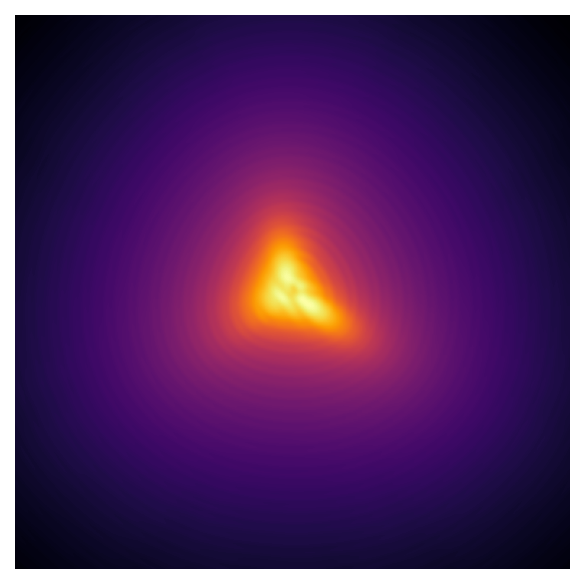

The script that saved this image:
import matplotlib.pyplot as plt
import numpy as np
import lentil

amp = lentil.circle(shape=(256,256), radius=120)
coef = [0, 0, 0, 150e-9, -50e-9, 0, 0, 0, 35e-9]
opd = lentil.zernike_compose(mask=amp, coeffs=coef)
pupil = lentil.Pupil(amplitude=amp, opd=opd, pixelscale=1/240,
                     focal_length=20)
psf = 0
for wl in np.arange(450e-9, 650e-9, 5e-9):
    w0 = lentil.Wavefront(wavelength=wl)
    w1 = w0 * pupil
    w2 = lentil.propagate_dft(w1, shape=(128,128), pixelscale=5e-6, oversample=3)
    psf += w2.intensity

fig, ax = plt.subplots()
ax.imshow(psf, norm='log', cmap='inferno')
ax.axis('off')
fig.savefig('broadband_diffraction.png', dpi=150, bbox_inches='tight')
